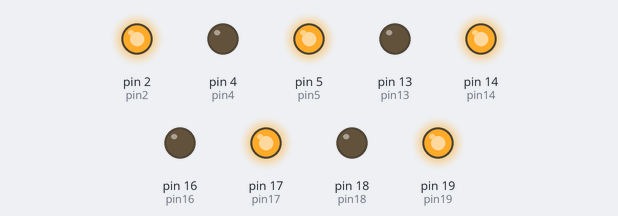
Recording of a sketch running on a simulated Arduino Uno, built with avr-gcc and run on an emulated ATmega328P. Shown: output pins drawn as LEDs (lit = HIGH).

Above: at 0.1 s.
Timing chart, 0 to 1.6 s (numbered marks = the images above):
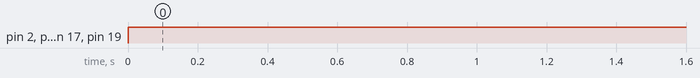

Measured:
- by itself, pin 2 (pin2), pin 5 (pin5), pin 14 (pin14), pin 17 (pin17), pin 19 (pin19): LOW → HIGH at 0.00 s

The sketch:

test.ino
```cpp
// Declaración individual de cada pin (GPIO del ESP32)
const int pin2  = 2;
const int pin4  = 4;
const int pin5  = 5;
const int pin13 = 13;
const int pin14 = 14;
const int pin16 = 16;
const int pin17 = 17;
const int pin18 = 18;
const int pin19 = 19;

void setup() {
  // Configurar cada pin como salida (uno por uno)
  pinMode(pin2,  OUTPUT);
  pinMode(pin4,  OUTPUT);
  pinMode(pin5,  OUTPUT);
  pinMode(pin13, OUTPUT);
  pinMode(pin14, OUTPUT);
  pinMode(pin16, OUTPUT);
  pinMode(pin17, OUTPUT);
  pinMode(pin18, OUTPUT);
  pinMode(pin19, OUTPUT);

  // Apagar todos al inicio
  digitalWrite(pin2,  LOW);
  digitalWrite(pin4,  LOW);
  digitalWrite(pin5,  LOW);
  digitalWrite(pin13, LOW);
  digitalWrite(pin14, LOW);
  digitalWrite(pin16, LOW);
  digitalWrite(pin17, LOW);
  digitalWrite(pin18, LOW);
  digitalWrite(pin19, LOW);
}

void loop() {
  // Ejemplo: enciendo los pares y dejo apagados los impares
  digitalWrite(pin2,  HIGH);
  digitalWrite(pin4,  LOW);
  digitalWrite(pin5,  HIGH);
  digitalWrite(pin13, LOW);
  digitalWrite(pin14, HIGH);
  digitalWrite(pin16, LOW);
  digitalWrite(pin17, HIGH);
  digitalWrite(pin18, LOW);
  digitalWrite(pin19, HIGH);
}
```
